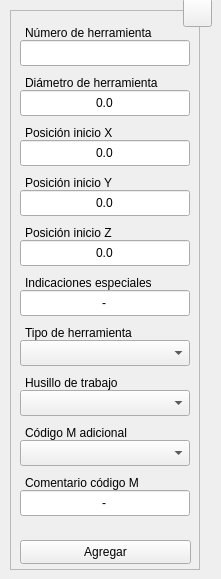
  <widget class="QWidget" name="centralwidget">
   <widget class="QFrame" name="frame">
    <property name="geometry">
     <rect>
      <x>10</x>
      <y>10</y>
      <width>190</width>
      <height>560</height>
     </rect>
    </property>
    <property name="sizePolicy">
     <sizepolicy hsizetype="Fixed" vsizetype="Fixed">
      <horstretch>0</horstretch>
      <verstretch>0</verstretch>
     </sizepolicy>
    </property>
    <property name="minimumSize">
     <size>
      <width>190</width>
      <height>560</height>
     </size>
    </property>
    <property name="maximumSize">
     <size>
      <width>190</width>
      <height>560</height>
     </size>
    </property>
    <property name="frameShape">
     <enum>QFrame::StyledPanel</enum>
    </property>
    <property name="frameShadow">
     <enum>QFrame::Raised</enum>
    </property>
    <widget class="QLineEdit" name="tbx_tol">
     <property name="geometry">
      <rect>
       <x>10</x>
       <y>30</y>
       <width>170</width>
       <height>26</height>
      </rect>
     </property>
     <property name="minimumSize">
      <size>
       <width>170</width>
       <height>0</height>
      </size>
     </property>
     <property name="maximumSize">
      <size>
       <width>170</width>
       <height>16777215</height>
      </size>
     </property>
     <property name="toolTip">
      <string>Digite el número de herramienta a llamar</string>
     </property>
     <property name="statusTip">
      <string/>
     </property>
     <property name="alignment">
      <set>Qt::AlignCenter</set>
     </property>
     <property name="placeholderText">
      <string/>
     </property>
    </widget>
    <widget class="QLabel" name="lbl_tol">
     <property name="enabled">
      <bool>true</bool>
     </property>
     <property name="geometry">
      <rect>
       <x>15</x>
       <y>10</y>
       <width>139</width>
       <height>26</height>
      </rect>
     </property>
     <property name="text">
      <string>Número de herramienta</string>
     </property>
     <property name="buddy">
      <cstring>lbl_tol</cstring>
     </property>
    </widget>
    <widget class="QLineEdit" name="tbx_spc">
     <property name="geometry">
      <rect>
       <x>10</x>
       <y>280</y>
       <width>170</width>
       <height>26</height>
      </rect>
     </property>
     <property name="minimumSize">
      <size>
       <width>170</width>
       <height>0</height>
      </size>
     </property>
     <property name="maximumSize">
      <size>
       <width>170</width>
       <height>16777215</height>
      </size>
     </property>
     <property name="toolTip">
      <string>Digite las indicaciones especiales sobre la herramienta</string>
     </property>
     <property name="statusTip">
      <string/>
     </property>
     <property name="text">
      <string>-</string>
     </property>
     <property name="alignment">
      <set>Qt::AlignCenter</set>
     </property>
     <property name="placeholderText">
      <string/>
     </property>
    </widget>
    <widget class="QLabel" name="lbl_spc">
     <property name="enabled">
      <bool>true</bool>
     </property>
     <property name="geometry">
      <rect>
       <x>15</x>
       <y>260</y>
       <width>132</width>
       <height>26</height>
      </rect>
     </property>
     <property name="text">
      <string>Indicaciones especiales</string>
     </property>
    </widget>
    <widget class="QPushButton" name="btn_save">
     <property name="geometry">
      <rect>
       <x>10</x>
       <y>530</y>
       <width>171</width>
       <height>24</height>
      </rect>
     </property>
     <property name="sizePolicy">
      <sizepolicy hsizetype="Expanding" vsizetype="Expanding">
       <horstretch>0</horstretch>
       <verstretch>0</verstretch>
      </sizepolicy>
     </property>
     <property name="minimumSize">
      <size>
       <width>88</width>
       <height>0</height>
      </size>
     </property>
     <property name="toolTip">
      <string>Agregar los datos al programa CNC</string>
     </property>
     <property name="statusTip">
      <string/>
     </property>
     <property name="text">
      <string>Agregar</string>
     </property>
     <property name="shortcut">
      <string>Ctrl+S</string>
     </property>
     <property name="autoDefault">
      <bool>true</bool>
     </property>
    </widget>
    <widget class="QLabel" name="lbl_typ">
     <property name="enabled">
      <bool>true</bool>
     </property>
     <property name="geometry">
      <rect>
       <x>15</x>
       <y>310</y>
       <width>117</width>
       <height>26</height>
      </rect>
     </property>
     <property name="text">
      <string>Tipo de herramienta</string>
     </property>
     <property name="buddy">
      <cstring>lbl_typ</cstring>
     </property>
    </widget>
    <widget class="QLabel" name="lbl_dia">
     <property name="enabled">
      <bool>true</bool>
     </property>
     <property name="geometry">
      <rect>
       <x>15</x>
       <y>60</y>
       <width>143</width>
       <height>26</height>
      </rect>
     </property>
     <property name="text">
      <string>Diámetro de herramienta</string>
     </property>
     <property name="buddy">
      <cstring>lbl_dia</cstring>
     </property>
    </widget>
    <widget class="QLineEdit" name="tbx_dia">
     <property name="geometry">
      <rect>
       <x>10</x>
       <y>80</y>
       <width>170</width>
       <height>26</height>
      </rect>
     </property>
     <property name="minimumSize">
      <size>
       <width>170</width>
       <height>0</height>
      </size>
     </property>
     <property name="maximumSize">
      <size>
       <width>170</width>
       <height>16777215</height>
      </size>
     </property>
     <property name="toolTip">
      <string>Digite el diámetro de la herramienta</string>
     </property>
     <property name="statusTip">
      <string/>
     </property>
     <property name="text">
      <string>0.0</string>
     </property>
     <property name="alignment">
      <set>Qt::AlignCenter</set>
     </property>
     <property name="placeholderText">
      <string/>
     </property>
    </widget>
    <widget class="QComboBox" name="cbx_typ">
     <property name="geometry">
      <rect>
       <x>10</x>
       <y>330</y>
       <width>170</width>
       <height>26</height>
      </rect>
     </property>
     <property name="minimumSize">
      <size>
       <width>170</width>
       <height>26</height>
      </size>
     </property>
     <property name="maximumSize">
      <size>
       <width>170</width>
       <height>16777215</height>
      </size>
     </property>
     <property name="toolTip">
      <string>Seleccione el tipo de herramienta a utilizar</string>
     </property>
    </widget>
    <widget class="QComboBox" name="cbx_sde">
     <property name="geometry">
      <rect>
       <x>10</x>
       <y>380</y>
       <width>170</width>
       <height>26</height>
      </rect>
     </property>
     <property name="minimumSize">
      <size>
       <width>170</width>
       <height>26</height>
      </size>
     </property>
     <property name="maximumSize">
      <size>
       <width>170</width>
       <height>16777215</height>
      </size>
     </property>
     <property name="toolTip">
      <string>Seleccione el husillo de trabajo a utilizar</string>
     </property>
    </widget>
    <widget class="QLabel" name="lbl_sde">
     <property name="enabled">
      <bool>true</bool>
     </property>
     <property name="geometry">
      <rect>
       <x>15</x>
       <y>360</y>
       <width>103</width>
       <height>26</height>
      </rect>
     </property>
     <property name="text">
      <string>Husillo de trabajo</string>
     </property>
     <property name="buddy">
      <cstring>lbl_typ</cstring>
     </property>
    </widget>
    <widget class="QLineEdit" name="tbx_xin">
     <property name="geometry">
      <rect>
       <x>10</x>
       <y>130</y>
       <width>170</width>
       <height>26</height>
      </rect>
     </property>
     <property name="minimumSize">
      <size>
       <width>170</width>
       <height>0</height>
      </size>
     </property>
     <property name="maximumSize">
      <size>
       <width>170</width>
       <height>16777215</height>
      </size>
     </property>
     <property name="toolTip">
      <string>Digite la posición de inicio en el eje X</string>
     </property>
     <property name="statusTip">
      <string/>
     </property>
     <property name="text">
      <string>0.0</string>
     </property>
     <property name="alignment">
      <set>Qt::AlignCenter</set>
     </property>
     <property name="placeholderText">
      <string/>
     </property>
    </widget>
    <widget class="QLabel" name="lbl_xin">
     <property name="enabled">
      <bool>true</bool>
     </property>
     <property name="geometry">
      <rect>
       <x>15</x>
       <y>110</y>
       <width>98</width>
       <height>26</height>
      </rect>
     </property>
     <property name="text">
      <string>Posición inicio X</string>
     </property>
    </widget>
    <widget class="QLabel" name="lbl_yin">
     <property name="enabled">
      <bool>true</bool>
     </property>
     <property name="geometry">
      <rect>
       <x>15</x>
       <y>160</y>
       <width>98</width>
       <height>26</height>
      </rect>
     </property>
     <property name="text">
      <string>Posición inicio Y</string>
     </property>
    </widget>
    <widget class="QLineEdit" name="tbx_yin">
     <property name="geometry">
      <rect>
       <x>10</x>
       <y>180</y>
       <width>170</width>
       <height>26</height>
      </rect>
     </property>
     <property name="minimumSize">
      <size>
       <width>170</width>
       <height>0</height>
      </size>
     </property>
     <property name="maximumSize">
      <size>
       <width>170</width>
       <height>16777215</height>
      </size>
     </property>
     <property name="toolTip">
      <string>Digite la posición de inicio en el eje Y</string>
     </property>
     <property name="statusTip">
      <string/>
     </property>
     <property name="text">
      <string>0.0</string>
     </property>
     <property name="alignment">
      <set>Qt::AlignCenter</set>
     </property>
     <property name="placeholderText">
      <string/>
     </property>
    </widget>
    <widget class="QLabel" name="lbl_zin">
     <property name="enabled">
      <bool>true</bool>
     </property>
     <property name="geometry">
      <rect>
       <x>15</x>
       <y>210</y>
       <width>98</width>
       <height>26</height>
      </rect>
     </property>
     <property name="text">
      <string>Posición inicio Z</string>
     </property>
    </widget>
    <widget class="QLineEdit" name="tbx_zin">
     <property name="geometry">
      <rect>
       <x>10</x>
       <y>230</y>
       <width>170</width>
       <height>26</height>
      </rect>
     </property>
     <property name="minimumSize">
      <size>
       <width>170</width>
       <height>0</height>
      </size>
     </property>
     <property name="maximumSize">
      <size>
       <width>170</width>
       <height>16777215</height>
      </size>
     </property>
     <property name="toolTip">
      <string>Digite la posición de inicio en el eje Z</string>
     </property>
     <property name="statusTip">
      <string/>
     </property>
     <property name="text">
      <string>0.0</string>
     </property>
     <property name="alignment">
      <set>Qt::AlignCenter</set>
     </property>
     <property name="placeholderText">
      <string/>
     </property>
    </widget>
    <widget class="QComboBox" name="cbx_mcd">
     <property name="geometry">
      <rect>
       <x>10</x>
       <y>430</y>
       <width>170</width>
       <height>26</height>
      </rect>
     </property>
     <property name="minimumSize">
      <size>
       <width>170</width>
       <height>26</height>
      </size>
     </property>
     <property name="maximumSize">
      <size>
       <width>170</width>
       <height>16777215</height>
      </size>
     </property>
     <property name="toolTip">
      <string>Seleccione un código M adicional a utilizar con la herramienta</string>
     </property>
    </widget>
    <widget class="QLabel" name="lbl_mcd">
     <property name="enabled">
      <bool>true</bool>
     </property>
     <property name="geometry">
      <rect>
       <x>15</x>
       <y>410</y>
       <width>115</width>
       <height>26</height>
      </rect>
     </property>
     <property name="text">
      <string>Código M adicional</string>
     </property>
     <property name="buddy">
      <cstring>lbl_typ</cstring>
     </property>
    </widget>
    <widget class="QLabel" name="lbl_com">
     <property name="enabled">
      <bool>true</bool>
     </property>
     <property name="geometry">
      <rect>
       <x>15</x>
       <y>460</y>
       <width>128</width>
       <height>26</height>
      </rect>
     </property>
     <property name="text">
      <string>Comentario código M</string>
     </property>
    </widget>
    <widget class="QLineEdit" name="tbx_com">
     <property name="geometry">
      <rect>
       <x>10</x>
       <y>480</y>
       <width>170</width>
       <height>26</height>
      </rect>
     </property>
     <property name="minimumSize">
      <size>
       <width>170</width>
       <height>0</height>
      </size>
     </property>
     <property name="maximumSize">
      <size>
       <width>170</width>
       <height>16777215</height>
      </size>
     </property>
     <property name="toolTip">
      <string>Digite un comentario sobre el código M</string>
     </property>
     <property name="statusTip">
      <string/>
     </property>
     <property name="text">
      <string>-</string>
     </property>
     <property name="alignment">
      <set>Qt::AlignCenter</set>
     </property>
     <property name="placeholderText">
      <string/>
     </property>
    </widget>
    <zorder>tbx_tol</zorder>
    <zorder>lbl_tol</zorder>
    <zorder>tbx_spc</zorder>
    <zorder>lbl_spc</zorder>
    <zorder>btn_save</zorder>
    <zorder>tbx_dia</zorder>
    <zorder>cbx_typ</zorder>
    <zorder>lbl_dia</zorder>
    <zorder>lbl_typ</zorder>
    <zorder>cbx_sde</zorder>
    <zorder>lbl_sde</zorder>
    <zorder>tbx_xin</zorder>
    <zorder>lbl_xin</zorder>
    <zorder>tbx_yin</zorder>
    <zorder>tbx_zin</zorder>
    <zorder>lbl_zin</zorder>
    <zorder>lbl_yin</zorder>
    <zorder>cbx_mcd</zorder>
    <zorder>lbl_mcd</zorder>
    <zorder>tbx_com</zorder>
    <zorder>lbl_com</zorder>
   </widget>
   <widget class="QToolButton" name="btn_help">
    <property name="geometry">
     <rect>
      <x>183</x>
      <y>-2</y>
      <width>29</width>
      <height>29</height>
     </rect>
    </property>
    <property name="font">
     <font>
      <pointsize>20</pointsize>
      <bold>true</bold>
     </font>
    </property>
    <property name="text">
     <string/>
    </property>
    <property name="icon">
     <iconset resource="../../resources/resources.qrc">
      <normaloff>:/icons/question.png</normaloff>:/icons/question.png</iconset>
    </property>
    <property name="iconSize">
     <size>
      <width>20</width>
      <height>20</height>
     </size>
    </property>
    <property name="shortcut">
     <string>F1</string>
    </property>
   </widget>
  </widget>
